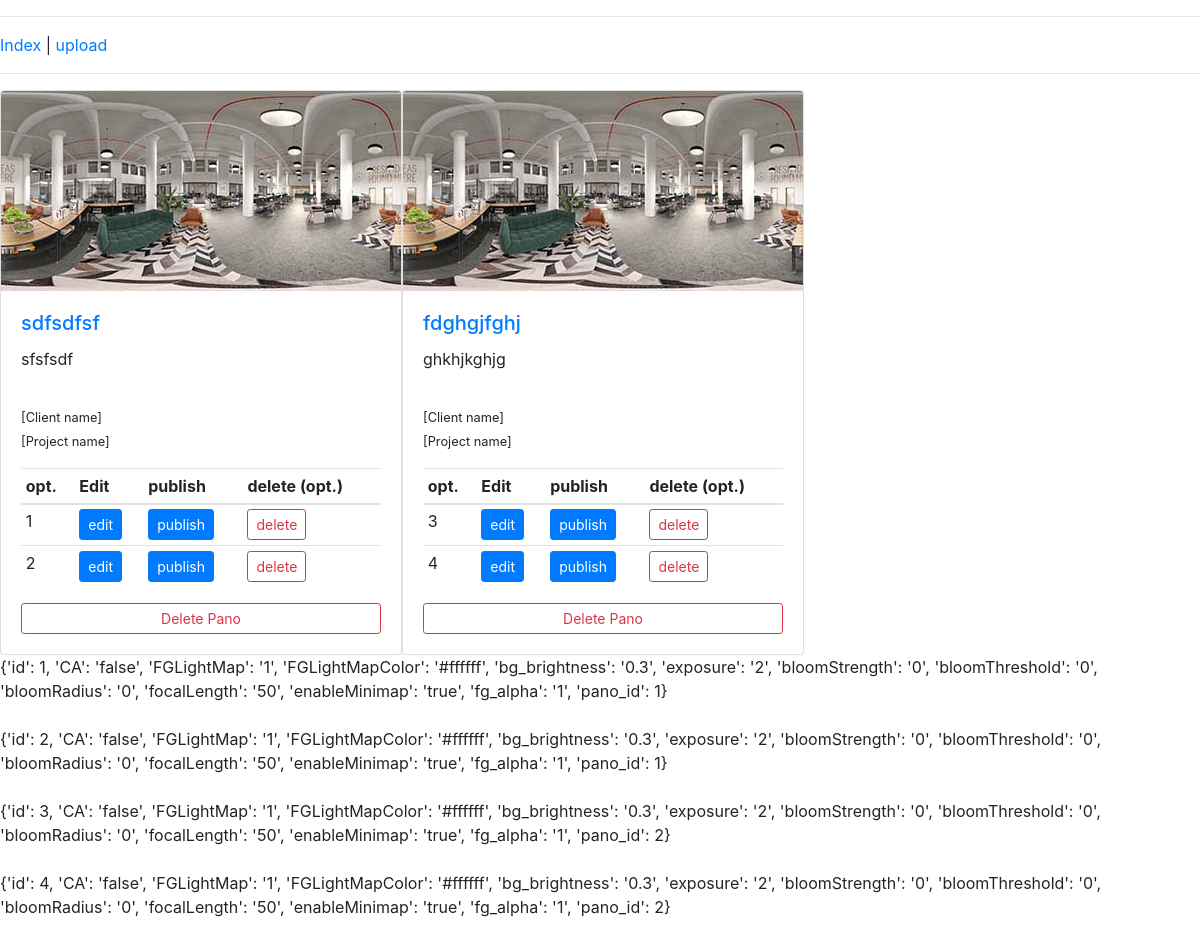
Before: / with the older database file.
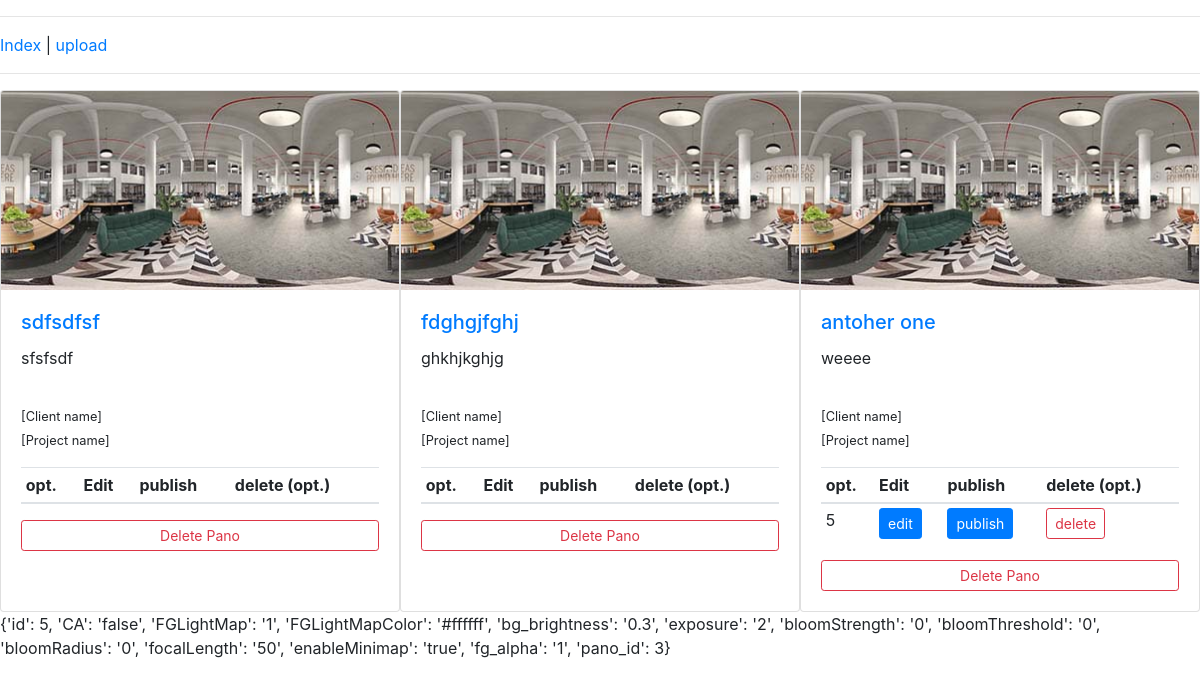
After: the same page with the newer database file.
### app.py (models this page shows, shortened)
class Pano(db.Model):
    id = db.Column(db.Integer, primary_key=True)
    name = db.Column(db.String)
    desc = db.Column(db.String)
    fg_img = db.Column(db.String)
    alpha_img = db.Column(db.String)
    emissive_img = db.Column(db.String)
    bg_img = db.Column(db.String)
    floorplan_img = db.Column(db.String)
    thumb_img = db.Column(db.String)
    options = db.relationship('PanoOption', backref='pano', lazy=True)

class PanoOption(db.Model):
    id = db.Column(db.Integer, primary_key=True)
    CA = db.Column(db.String)
    FGLightMap = db.Column(db.String)
    FGLightMapColor = db.Column(db.String)
    bg_brightness = db.Column(db.String)
    exposure = db.Column(db.String)
    bloomStrength = db.Column(db.String)
    bloomThreshold = db.Column(db.String)
    bloomRadius = db.Column(db.String)
    focalLength = db.Column(db.String)
    enableMinimap = db.Column(db.String)
    fg_alpha = db.Column(db.String)
    pano_id = db.Column(db.Integer, db.ForeignKey('pano.id'),
        nullable=False)

### app.py (the view)
@app.route('/')
def index():
    panos = module.database.Pano(model=Pano).get_all()
    options = module.database.PanoOption(model=PanoOption).get_all()
    return render_template('index.html', panos=panos, options=options)

### module/database.py (called while the page is built)
    def _to_dict(self, row):
        return {
            'id': row.id,
            'CA': row.CA,
            'FGLightMap': row.FGLightMap,
            'FGLightMapColor': row.FGLightMapColor,
            'bg_brightness': row.bg_brightness,
            'exposure': row.exposure,
            'bloomStrength': row.bloomStrength,
            'bloomThreshold': row.bloomThreshold,
            'bloomRadius': row.bloomRadius,
            'focalLength': row.focalLength,
            'enableMinimap': row.enableMinimap,
            'fg_alpha': row.fg_alpha,
            'pano_id': row.pano_id
        }

    def get_all(self):
        result = []
        for panoOption in self.model.query.all():
            result.append(self._to_dict(panoOption))
        return result

    def _to_dict(self, row):
        return {
            'id': row.id,
            'name': row.name,
            'desc': row.desc,
            'fg_img': row.fg_img,
            'alpha_img': row.alpha_img,
            'emissive_img': row.emissive_img,
            'bg_img': row.bg_img,
            'floorplan_img': row.floorplan_img,
            'thumb_img': row.thumb_img
        }

    def get_all(self):
        result = []
        for pano in self.model.query.all():
            result.append(self._to_dict(pano))
        return result

### templates/index.html
{% extends "base.html" %}
{% block content %}
<div style="display:flex;">
{% for pano in panos %}
<div class="card">
        <img class="card-img-top" src="/static/pano/{{pano.name}}/{{pano.thumb_img}}">
        <div class="card-body">
          <h5 class="card-title"><a href="{{url_for('pano', id=pano.id)}}">{{pano.name}}</a></h5>
          <p class="card-text">
            {{pano.desc}}
            <p style="height:1px;"></p>
            <small>[Client name]</small><br>
            <small>[Project name]</small>
          </p>
           <form class="form-inline">
              <table class="table table-hover table-sm">
                  <thead>
                    <tr>
                      <th scope="col">opt.</th>
                      <th scope="col">Edit</th>
                      <th scope="col">publish</th>
                      <th scope="col">delete (opt.)</th>
                    </tr>
                  </thead>
                  <tbody>
                      {% for option in options %}
                      {% if option.pano_id == pano.id %}
                    <tr>
                      <td>{{option.id}}</td>
                        <td><a href="{{url_for('pano', id=pano.id)}}" class="btn btn-primary btn-sm">edit</a></td>
                          <td><a href="{{url_for('pano', id=pano.id)}}" class="btn btn-primary btn-sm">publish</a> </td>
                          <td><a href="{{url_for('delete_option', id=option.id)}}" class="btn btn-outline-danger btn-sm">delete</a> </td>
                    </tr>
                    {% endif %}
                    {% endfor %}
                  </tbody>
                </table>
          </form>
          <a style="display:block" href="{{url_for('pano_delete', id=pano.id)}}" class="btn btn-outline-danger btn-sm">Delete Pano</a>
        </div>
      </div>
{% endfor %}
</div>
{% for option in options %}
{{option}}
<br><br>
{% endfor %}
{% endblock %}

### templates/base.html (shortened to what this page needs)
<!DOCTYPE html>
<html lang="en">
<head>
	<link rel="stylesheet" type="text/css" href="{{ url_for('static', filename='css/main.css') }}">
	<link rel="stylesheet" href="https://stackpath.bootstrapcdn.com/bootstrap/4.1.0/css/bootstrap.min.css">
</head>
<body>
		<hr>
		<a href="{{ url_for('index') }}">Index</a> | <a href="{{ url_for('upload') }}">upload</a>
		<hr>
    {% block content %}
    {% endblock %}
</body>
</html>

### static/css/main.css (style rules this page uses)
body { background-color: #ffffff; margin: 0px; overflow: hidden; }

Changed rows visible on the page:
removed PanoOption: id "1", option "{'id': 1, 'CA': 'false', 'FGLightMap': '1', 'FGLightMapColor': '#ffffff', 'bg_brightness': '0.3', 'exposure': '2', 'bloomStrength': '0', 'bloomThreshold': '0', 'bloomRadius': '0', 'focalLength': '50', 'enableMinimap': 'true', 'fg_alpha': '1', 'pano_id': 1}"
removed PanoOption: id "2", option "{'id': 2, 'CA': 'false', 'FGLightMap': '1', 'FGLightMapColor': '#ffffff', 'bg_brightness': '0.3', 'exposure': '2', 'bloomStrength': '0', 'bloomThreshold': '0', 'bloomRadius': '0', 'focalLength': '50', 'enableMinimap': 'true', 'fg_alpha': '1', 'pano_id': 1}"
removed PanoOption: id "3", option "{'id': 3, 'CA': 'false', 'FGLightMap': '1', 'FGLightMapColor': '#ffffff', 'bg_brightness': '0.3', 'exposure': '2', 'bloomStrength': '0', 'bloomThreshold': '0', 'bloomRadius': '0', 'focalLength': '50', 'enableMinimap': 'true', 'fg_alpha': '1', 'pano_id': 2}"
removed PanoOption: id "4", option "{'id': 4, 'CA': 'false', 'FGLightMap': '1', 'FGLightMapColor': '#ffffff', 'bg_brightness': '0.3', 'exposure': '2', 'bloomStrength': '0', 'bloomThreshold': '0', 'bloomRadius': '0', 'focalLength': '50', 'enableMinimap': 'true', 'fg_alpha': '1', 'pano_id': 2}"
added Pano: name (placeholder picture), name "antoher one", desc "weeee"
added PanoOption: id "5", option "{'id': 5, 'CA': 'false', 'FGLightMap': '1', 'FGLightMapColor': '#ffffff', 'bg_brightness': '0.3', 'exposure': '2', 'bloomStrength': '0', 'bloomThreshold': '0', 'bloomRadius': '0', 'focalLength': '50', 'enableMinimap': 'true', 'fg_alpha': '1', 'pano_id': 3}"
